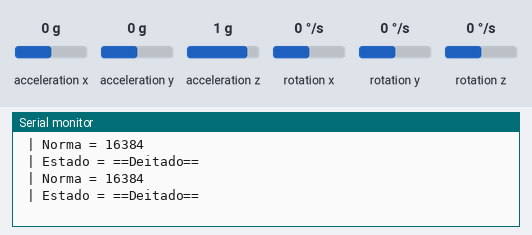
This sketch was run on a simulated Arduino Uno, built with avr-gcc and run on an emulated ATmega328P. On the bench: the last lines printed to the serial monitor. Wiring (inferred from the names in the program): MPU-6050 motion sensor at I2C address 0x68. The inputs (shaded band) are chosen by the test bench; at power-on: acceleration x 0 g, acceleration y 0 g, acceleration z 1 g, rotation x 0 °/s, rotation y 0 °/s, rotation z 0 °/s.

Above: at 3.2 s.
3.3 s: acceleration x set to -1.4 g
At 4.4 s:
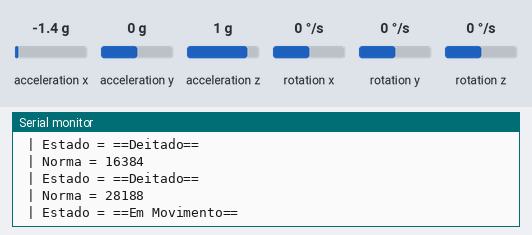
6.5 s: acceleration y set to -1.4 g
At 7.8 s:
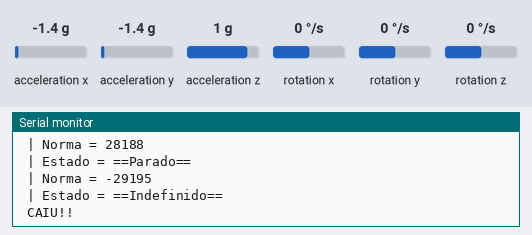
8.5 s: acceleration z set to -1.4 g
At 9.8 s:
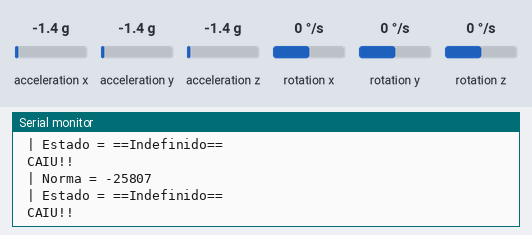
14.0 s: acceleration x set to 0 g
At 14.9 s:
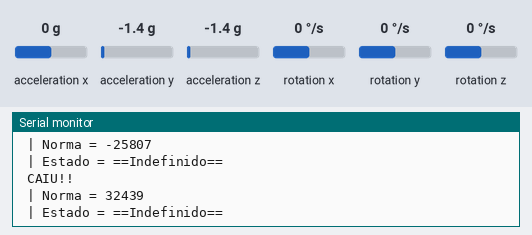
18.0 s: acceleration x set to -0.8 g
At 18.9 s:
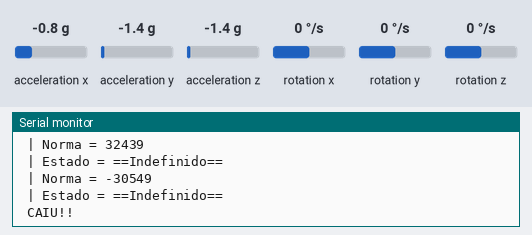
Timing chart, 0 to 21.0 s (numbered marks = the images above; inputs shaded):
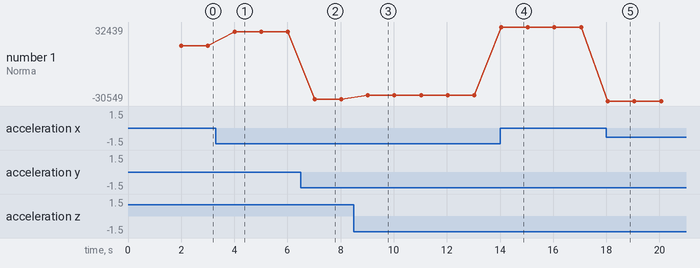

The sketch:

NodoSensorAlgoritmo.ino
```cpp
#include<Wire.h>
#include<I2Cdev.h>

/*
Sensor readings with offsets:  -4  1 16379 -1  0 0
Your offsets: 1283  977 2389  82  -43 22
*/

#define CAL_ACX 1283
#define CAL_ACY 977
#define CAL_ACZ 2389
#define CAL_GYX 82
#define CAL_GYY -43
#define CAL_GYZ 22

// Endereço dos Registradores de offset do MPU6050
#define ACCEL_X_OFFS_H 0x06
#define ACCEL_Y_OFFS_H 0x08
#define ACCEL_Z_OFFS_H 0x0A
#define GYR_X_OFFS 0x13
#define GYR_Y_OFFS 0x15
#define GYR_Z_OFFS 0x17

#define PARADO 0          // Sentado ou em pé
#define DEITADO 1
#define EM_MOVIMENTO 2    // Em pé/sentado (mas em movimento)
#define INDEFINIDO 3

#define LIMITE_OSCILACAO_MOVIMENTO 1900
#define LIMITE_SUPERIOR_VARIACAO_QUEDA 35000
#define LIMITE_INFERIOR_VARIACAO_QUEDA 10000

//Endereco I2C do MPU6050
const int MPU = 0x68;
//Variaveis para armazenar valores dos sensores, bem como a Norma (SVM)
int AcX,AcY,AcZ,Tmp,GyX,GyY,GyZ, Norma;
int antAcX,antAcY,antAcZ;
int Pitch, Roll, Yaw;
int Estado, Movimento;

void setup()
{
  Serial.begin(9600);
  InicializaMPU();
  CalibraValores();
  delay(1000);
  Estado = INDEFINIDO;
  antAcX = 0;
  antAcY = 0;
  antAcZ = 0;
}

void loop()
{
  CapturaValores();

  Norma = sqrt(square(AcX) + square(AcY) + square(AcZ));
  Serial.print(" | Norma = "); Serial.println(Norma);

  Pitch = FunctionsPitchRoll(AcX, AcY, AcZ);
  Roll = FunctionsPitchRoll(AcY, AcX, AcZ);
  Yaw = FunctionsPitchRoll(AcZ, AcY, AcX);

  Movimento = (abs((AcX - antAcX) + (AcY - antAcY) + (AcZ - antAcZ)) >= LIMITE_OSCILACAO_MOVIMENTO);
  Estado = VerificaEstado();
  //Serial.print(" | State = "); Serial.println(Estado);
  ExibeValoresViaSerial();

  DetectaQueda();

  antAcX = AcX;
  antAcY = AcY;
  antAcZ = AcZ;

  //Aguarda 1000 ms e reinicia o processo
  delay(1000);
}

void InicializaMPU() {
  Wire.begin();
  Wire.beginTransmission(MPU);
  Wire.write(0x6B);
  Wire.write(0);
  Wire.endTransmission(true);
  delay(1000);
}

void CapturaValores() {
  Wire.beginTransmission(MPU);
  Wire.write(0x3B);  // starting with register 0x3B (ACCEL_XOUT_H)
  Wire.endTransmission(false);

  //Solicita os dados do sensor
  Wire.requestFrom(MPU,14,true);

  //Armazena o valor dos sensores nas variaveis correspondentes
  AcX= Wire.read()<<8|Wire.read();  //0x3B (ACCEL_XOUT_H) & 0x3C (ACCEL_XOUT_L)
  AcY= Wire.read()<<8|Wire.read();  //0x3D (ACCEL_YOUT_H) & 0x3E (ACCEL_YOUT_L)
  AcZ= Wire.read()<<8|Wire.read();  //0x3F (ACCEL_ZOUT_H) & 0x40 (ACCEL_ZOUT_L)
  Tmp= Wire.read()<<8|Wire.read();  //0x41 (TEMP_OUT_H) & 0x42 (TEMP_OUT_L)
  GyX= Wire.read()<<8|Wire.read();  //0x43 (GYRO_XOUT_H) & 0x44 (GYRO_XOUT_L)
  GyY= Wire.read()<<8|Wire.read();  //0x45 (GYRO_YOUT_H) & 0x46 (GYRO_YOUT_L)
  GyZ= Wire.read()<<8|Wire.read();  //0x47 (GYRO_ZOUT_H) & 0x48 (GYRO_ZOUT_L)
}

int FunctionsPitchRoll(double A, double B, double C){
  double DatoA, DatoB, Value;
  DatoA = A;
  DatoB = (B*B) + (C*C);
  DatoB = sqrt(DatoB);

  Value = atan2(DatoA, DatoB);
  Value = Value * 180/3.14;

  return (int) Value;
}

void ExibeValoresViaSerial() {
  //Envia valor X do acelerometro para a serial
  //Serial.print("AcX = "); Serial.print(AcX);

  //Envia valor Y do acelerometro para a serial
  //Serial.print(" | AcY = "); Serial.print(AcY);

  //Envia valor Z do acelerometro para a serial
  //Serial.print(" | AcZ = "); Serial.print(AcZ);

  //Envia valor da temperatura para a serial
  //Calcula a temperatura em graus Celsius
  //Serial.print(" | Tmp = "); Serial.print(Tmp/340.00+36.53);

  //Envia valor X do giroscopio para a serial
  //Serial.print(" | GyX = "); Serial.print(GyX);

  //Envia valor Y do giroscopio para a serial
  //Serial.print(" | GyY = "); Serial.print(GyY);

  //Envia valor Z do giroscopio para a serial
  //Serial.print(" | GyZ = "); Serial.println(GyZ);

  //Envia valor do Pitch para a serial
  //Serial.print(" | Pitch = "); Serial.print(Pitch);

  //Envia valor do Roll para a serial
  //Serial.print(" | Roll = "); Serial.print(Roll);

  //Envia valor do Yaw para a serial
  //Serial.print(" | Yaw = "); Serial.println(Yaw);

  //Envia o Estado para a serial
  switch (Estado) {
    case PARADO:
      Serial.print(" | Estado = "); Serial.println("==Parado==");
      break;
    case DEITADO:
      Serial.print(" | Estado = "); Serial.println("==Deitado==");
      break;
    case EM_MOVIMENTO:
      Serial.print(" | Estado = "); Serial.println("==Em Movimento==");
      break;
    case INDEFINIDO:
      Serial.print(" | Estado = "); Serial.println("==Indefinido==");
      break;
    default:
      Serial.print(" | Estado = "); Serial.println("==Indefinido==");
  }
}

int VerificaEstado() {

  if (abs(Pitch) >= 45) {
    if (Movimento) {
      return(EM_MOVIMENTO);
    }
    return (PARADO);
  }

  if ((abs(Roll) > 45)||(abs(Yaw) > 45)) {
    return (DEITADO);
  }
  return INDEFINIDO;
}

void DetectaQueda() {

  if (Norma <= LIMITE_INFERIOR_VARIACAO_QUEDA) {
    if ((Estado != PARADO)&&(Estado != EM_MOVIMENTO)) {
      Serial.println(" CAIU!!");
    }
    else {
      Serial.println(" FALSA QUEDA!!");
    }
  }
}

void CalibraValores() {
  I2Cdev::writeWord(MPU, ACCEL_X_OFFS_H, CAL_ACX);
  I2Cdev::writeWord(MPU, ACCEL_Y_OFFS_H, CAL_ACY);
  I2Cdev::writeWord(MPU, ACCEL_Z_OFFS_H, CAL_ACZ);
  I2Cdev::writeWord(MPU, GYR_X_OFFS, CAL_GYX);
  I2Cdev::writeWord(MPU, GYR_Y_OFFS, CAL_GYY);
  I2Cdev::writeWord(MPU, GYR_Z_OFFS, CAL_GYZ);
}
```

Measured:
- after the input at 3.3 s, the serial monitor: prints a new line after 0.71 s (image 1)
- after the input at 6.5 s, the serial monitor: prints a new line after 0.52 s (image 2)
- after the input at 8.5 s, the serial monitor: prints a new line after 0.53 s (image 3)
- after the input at 14.0 s, the serial monitor: prints a new line at once (image 4)
- after the input at 18.0 s, the serial monitor: prints a new line after 0.05 s (image 5)
- plotted number 1: 16384 → 28188 after the input at 3.3 s, 28188 → -29195 after the input at 6.5 s, -29195 → -25807 after the input at 8.5 s, -25807 → 32439 after the input at 14.0 s, 32439 → -30549 after the input at 18.0 s
